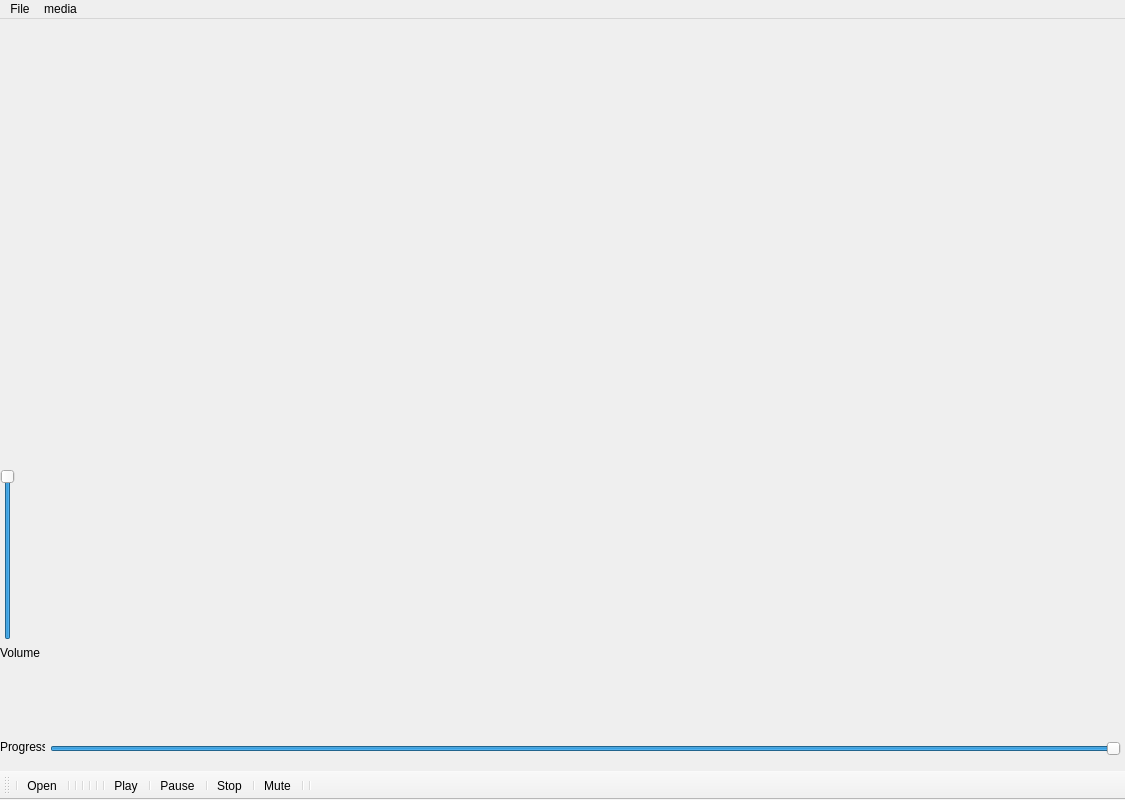
<?xml version="1.0" encoding="UTF-8"?>
<ui version="4.0">
 <class>MainWindow</class>
 <widget class="QMainWindow" name="MainWindow">
  <property name="geometry">
   <rect>
    <x>0</x>
    <y>0</y>
    <width>1125</width>
    <height>800</height>
   </rect>
  </property>
  <property name="minimumSize">
   <size>
    <width>1125</width>
    <height>800</height>
   </size>
  </property>
  <property name="maximumSize">
   <size>
    <width>1500</width>
    <height>820</height>
   </size>
  </property>
  <property name="windowTitle">
   <string>MainWindow</string>
  </property>
  <widget class="QWidget" name="centralwidget">
   <widget class="QWidget" name="layoutWidget">
    <property name="geometry">
     <rect>
      <x>0</x>
      <y>450</y>
      <width>51</width>
      <height>191</height>
     </rect>
    </property>
    <layout class="QVBoxLayout" name="verticalLayout">
     <item>
      <widget class="QSlider" name="verticalSliderVolume">
       <property name="value">
        <number>99</number>
       </property>
       <property name="orientation">
        <enum>Qt::Vertical</enum>
       </property>
      </widget>
     </item>
     <item>
      <widget class="QLabel" name="label">
       <property name="text">
        <string>Volume</string>
       </property>
      </widget>
     </item>
    </layout>
   </widget>
   <widget class="QLabel" name="label_2">
    <property name="geometry">
     <rect>
      <x>0</x>
      <y>720</y>
      <width>45</width>
      <height>16</height>
     </rect>
    </property>
    <property name="text">
     <string>Progress</string>
    </property>
   </widget>
   <widget class="QSlider" name="ProgressBar">
    <property name="geometry">
     <rect>
      <x>50</x>
      <y>720</y>
      <width>1071</width>
      <height>20</height>
     </rect>
    </property>
    <property name="value">
     <number>99</number>
    </property>
    <property name="orientation">
     <enum>Qt::Horizontal</enum>
    </property>
   </widget>
  </widget>
  <widget class="QMenuBar" name="menubar">
   <property name="geometry">
    <rect>
     <x>0</x>
     <y>0</y>
     <width>1125</width>
     <height>21</height>
    </rect>
   </property>
   <widget class="QMenu" name="menuFile">
    <property name="title">
     <string>File</string>
    </property>
    <addaction name="actionOpen"/>
   </widget>
   <widget class="QMenu" name="menumedia">
    <property name="title">
     <string>media</string>
    </property>
    <addaction name="actionPlay"/>
    <addaction name="actionPause"/>
    <addaction name="actionStop"/>
   </widget>
   <addaction name="menuFile"/>
   <addaction name="menumedia"/>
  </widget>
  <widget class="QToolBar" name="toolBar_2">
   <property name="windowTitle">
    <string>toolBar_2</string>
   </property>
   <attribute name="toolBarArea">
    <enum>BottomToolBarArea</enum>
   </attribute>
   <attribute name="toolBarBreak">
    <bool>false</bool>
   </attribute>
   <addaction name="separator"/>
   <addaction name="actionOpen"/>
   <addaction name="separator"/>
   <addaction name="separator"/>
   <addaction name="separator"/>
   <addaction name="separator"/>
   <addaction name="separator"/>
   <addaction name="separator"/>
   <addaction name="actionPlay"/>
   <addaction name="separator"/>
   <addaction name="actionPause"/>
   <addaction name="separator"/>
   <addaction name="actionStop"/>
   <addaction name="separator"/>
   <addaction name="actionMute"/>
   <addaction name="separator"/>
   <addaction name="separator"/>
  </widget>
  <action name="actionOpen">
   <property name="icon">
    <iconset resource="icons.qrc">
     <normaloff>:/icons/icons/folder.png</normaloff>:/icons/icons/folder.png</iconset>
   </property>
   <property name="text">
    <string>Open</string>
   </property>
   <property name="toolTip">
    <string>OpenFile</string>
   </property>
   <property name="shortcut">
    <string>Shift+O</string>
   </property>
  </action>
  <action name="actionPlay">
   <property name="checkable">
    <bool>false</bool>
   </property>
   <property name="icon">
    <iconset resource="icons.qrc">
     <normaloff>:/icons/icons/play.png</normaloff>:/icons/icons/play.png</iconset>
   </property>
   <property name="text">
    <string>Play</string>
   </property>
   <property name="toolTip">
    <string>Play</string>
   </property>
  </action>
  <action name="actionStop">
   <property name="checkable">
    <bool>false</bool>
   </property>
   <property name="icon">
    <iconset resource="icons.qrc">
     <normaloff>:/icons/icons/stop.png</normaloff>:/icons/icons/stop.png</iconset>
   </property>
   <property name="text">
    <string>Stop</string>
   </property>
   <property name="toolTip">
    <string>stop</string>
   </property>
  </action>
  <action name="actionPause">
   <property name="icon">
    <iconset resource="icons.qrc">
     <normaloff>:/icons/icons/pause.png</normaloff>:/icons/icons/pause.png</iconset>
   </property>
   <property name="text">
    <string>Pause</string>
   </property>
   <property name="toolTip">
    <string>pause</string>
   </property>
  </action>
  <action name="actionvolume">
   <property name="icon">
    <iconset resource="icons.qrc">
     <normaloff>:/icons/icons/Ionic-Ionicons-Volume-high-outline.512.png</normaloff>:/icons/icons/Ionic-Ionicons-Volume-high-outline.512.png</iconset>
   </property>
   <property name="text">
    <string>volume</string>
   </property>
  </action>
  <action name="actionMute">
   <property name="checkable">
    <bool>true</bool>
   </property>
   <property name="checked">
    <bool>false</bool>
   </property>
   <property name="icon">
    <iconset resource="icons.qrc">
     <normaloff>:/icons/icons/Ionic-Ionicons-Volume-mute-outline.512.png</normaloff>:/icons/icons/Ionic-Ionicons-Volume-mute-outline.512.png</iconset>
   </property>
   <property name="text">
    <string>Mute</string>
   </property>
   <property name="toolTip">
    <string>mute</string>
   </property>
  </action>
 </widget>
 <resources>
  <include location="icons.qrc"/>
 </resources>
 <connections/>
</ui>
